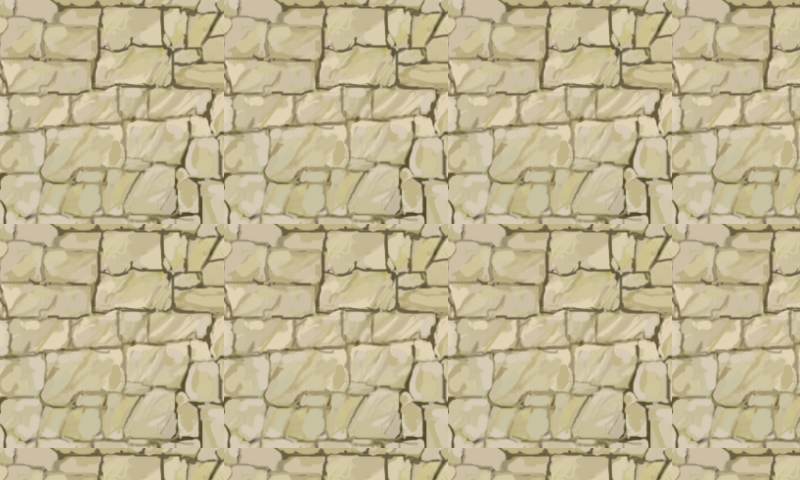

Below is a game level as drawn by its tile map, then a one-line description and the .tmx that defines it (tile-layer data replaced by summaries):
An orthogonal 25x15 tile map with 32x32 px tiles, 1 tile layer (Tile Layer 1).

<map version="1.0" orientation="orthogonal" width="25" height="15" tilewidth="32" tileheight="32">
 <tileset firstgid="1" name="brick" tilewidth="32" tileheight="32">
  <image source="brick.png" width="250" height="250" />
 </tileset>
 <layer name="Tile Layer 1" width="25" height="15">
  <data>[375 cells, 375 non-empty, 49 distinct tile ids]</data>
 </layer>
</map>